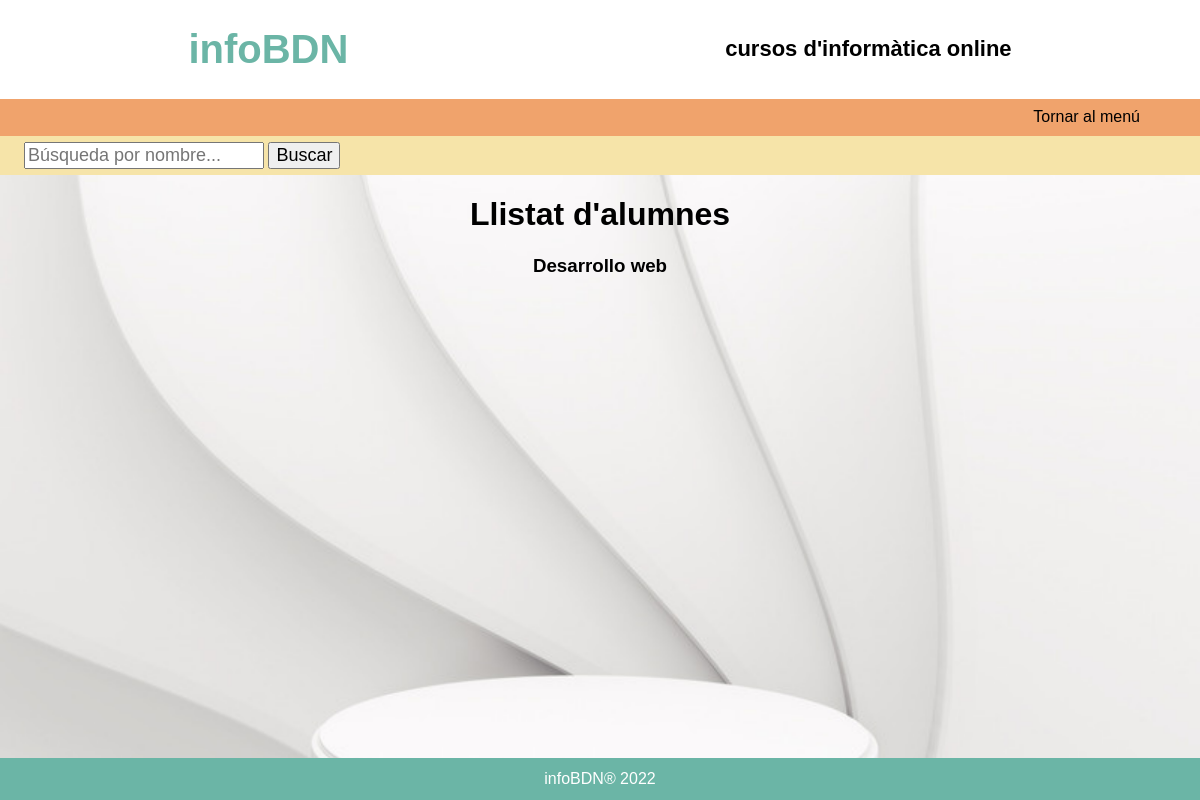
/LlistarAlumnes.php?id=Desarrollo web (signed in), run on an earlier commit of the app's database.
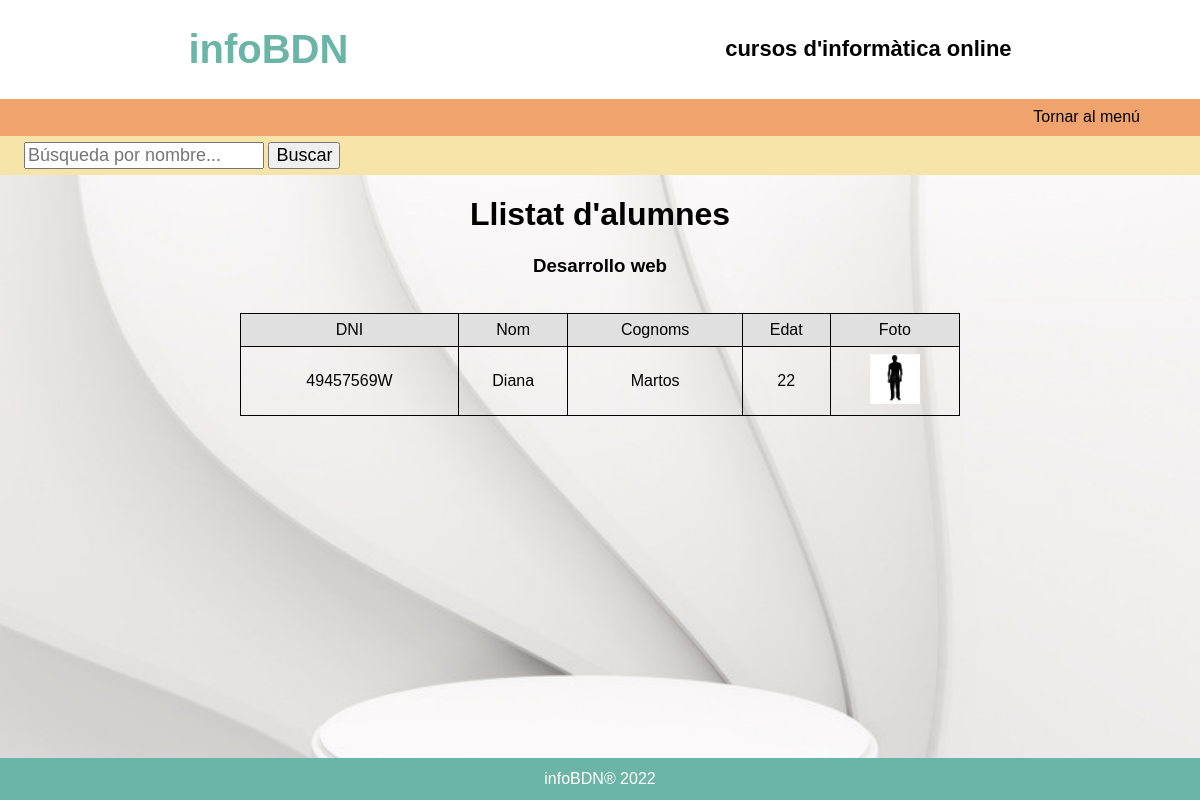
And on a later commit of the database.
### tables this page shows
CREATE TABLE `alumnes` (
  `EMAIL` varchar(20) NOT NULL,
  `DNI` varchar(20) NOT NULL,
  `PASSWORD` varchar(50) NOT NULL,
  `NOM` varchar(20) NOT NULL,
  `COGNOMS` varchar(20) NOT NULL,
  `EDAT` int(11) NOT NULL,
  `FOTO` varchar(50) NOT NULL
);

### LlistarAlumnes.php (the view, shortened to what this page needs)
<?php
    $conexion=bbdd();
?>
<!DOCTYPE html>
<html lang="en">
<head>
    <link rel="stylesheet" type="text/css" href="styles.css"/>
</head>
<body>
    <?php
        if(isset($_SESSION['profe'])){?>
            <header>
                <h1 class="logo">infoBDN</h1>
                <h6 class="slogan">cursos d'informàtica online</h6>
            </header>
            <nav>
                <a href="MenuProfe.php">Tornar al menú</a>
            </nav>
            <main class="bgprof">
                <section>
                    <form action="LlistarAlumnes.php" method="POST">
                        <input type="text" name="buscar" value="" placeholder="Búsqueda por nombre..." required>
                        <input type="submit" name="enviar" value="Buscar"/>
                    </form>
                </section>
                <h1 style=text-align:center;>Llistat d'alumnes</h1>
                <?php
                if ($_POST){
                    $name=$_POST['buscar'];
                    echo "<h3 style=text-align:center;>".$_SESSION['nomcurs']."</h3>";
                    $query="SELECT * FROM cursos WHERE nom='".$_SESSION['nomcurs']."' AND dniprofessor='".$_SESSION['profe']."'";
                    $consulta = mysqli_query($conexion, $query);
                    $registros=mysqli_num_rows($consulta);
                    for ($i=0;$i<$registros;$i++){
                        $filas=$consulta->fetch_assoc();
                        ?> <table class="tabla"> <?php
                        echo "<tr>";
                        echo "<td> DNI </td>";
                        echo "<td> Nom </td>";
                        echo "<td> Cognoms </td>";
                        echo "<td> Edat </td>";
                        echo "<td> Foto </td>";
                        echo "</tr>";
                        $query2="SELECT * FROM matricula WHERE codi='".$filas['CODI']."'";
                        $consulta2 = mysqli_query($conexion, $query2);
                        $registros2=mysqli_num_rows($consulta2);
                        for ($j=0;$j<$registros2;$j++){
                            $filas2=$consulta2->fetch_assoc();
                            $query3="SELECT * FROM alumnes WHERE dni='".$filas2['DNI_ALUMNE']."' AND nom LIKE '%$name%'";
                            $consulta3 = mysqli_query($conexion, $query3);
                            $registros3=mysqli_num_rows($consulta3);
                            for ($h=0;$h<$registros3;$h++){
                                $filas3=$consulta3->fetch_assoc();
                                echo "<tr>";
                                echo "<td>".$filas3['DNI']."</td>";
                                echo "<td>".$filas3['NOM']."</td>";
                                echo "<td>".$filas3['COGNOMS']."</td>";
                                echo "<td>".$filas3['EDAT']."</td>";
                                echo "<td><img src=imagenesalumno/".$filas3['FOTO']." height=50 width=50></td>";
                                echo "</tr>";
                            }
                        }
                        echo "</table>";
                    }
                }
                else{
                    $nomcurs=$_GET['id'];
                    echo "<h3 style=text-align:center;>".$nomcurs."</h3>";
                    $query="SELECT * FROM cursos WHERE nom='$nomcurs' AND dniprofessor='".$_SESSION['profe']."'";
                    $consulta = mysqli_query($conexion, $query);
                    $registros=mysqli_num_rows($consulta);
                    for ($i=0;$i<$registros;$i++){
                        $filas=$consulta->fetch_assoc();
                        ?> <table class="tabla"> <?php
                        echo "<tr>";
                        echo "<td> DNI </td>";
                        echo "<td> Nom </td>";
                        echo "<td> Cognoms </td>";
                        echo "<td> Edat </td>";
                        echo "<td> Foto </td>";
                        echo "</tr>";
                        $query2="SELECT * FROM matricula WHERE codi='".$filas['CODI']."'";
                        $consulta2 = mysqli_query($conexion, $query2);
                        $registros2=mysqli_num_rows($consulta2);
                        for ($j=0;$j<$registros2;$j++){
                            $filas2=$consulta2->fetch_assoc();
                            $query3="SELECT * FROM alumnes WHERE dni='".$filas2['DNI_ALUMNE']."'";
                            $consulta3 = mysqli_query($conexion, $query3);
                            $registros3=mysqli_num_rows($consulta3);
                            for ($h=0;$h<$registros3;$h++){
                                $filas3=$consulta3->fetch_assoc();
                                echo "<tr>";
                                echo "<td>".$filas3['DNI']."</td>";
                                echo "<td>".$filas3['NOM']."</td>";
                                echo "<td>".$filas3['COGNOMS']."</td>";
                                echo "<td>".$filas3['EDAT']."</td>";
                                echo "<td><img src=imagenesalumno/".$filas3['FOTO']." height=50 width=50></td>";
                                echo "</tr>";
                            }
                        }
                        echo "</table>";
                    }
                }
                ?>
            </main>
            <footer>
                <p>infoBDN® 2022</p>
            </footer>
        <?php }
        else{
            ?>
            <META HTTP-EQUIV="REFRESH" CONTENT="0;URL=LogIn.php">
            <?php
        }
    ?>
</body>
</html>

### styles.css (style rules this page uses)
html { height:100%; }
body { margin:0; display: flex; flex-direction: column; height: 100%; font-family: 'Trebuchet MS', 'Lucida Sans Unicode', 'Lucida Grande', 'Lucida Sans', Arial, sans-serif; }
header { display: flex; justify-content: space-around; align-items: center; }
.logo { color:#6BB5A6;font-size: 40px; }
.slogan { font-size:22px;margin:0; }
footer { display: flex; justify-content: center; position: relative; width:100%; bottom: 0; background-color:#6BB5A6; }
footer p { margin:1% 5%;color:#ffffff; }
nav { display:flex; justify-content: right; padding:0.8% 0; background-color: #F0A36C; }
nav a { margin-right:5%;text-decoration: none;color:black; }
.formlogin p, input { font-size:18px; }
main { height:100%; }
section { padding-bottom:0.5%; padding-top:0.5%; background-color: #f6e4a9; }
section form { margin-left:2%; }
.tabla { border-collapse: collapse; align-items: center; justify-content: center; text-align: center; width:60%; margin:auto; margin-top:3%; }
.tabla tr,.tabla td { text-align: center; border:1px solid black; padding-top:1%; padding-bottom:1%; }
.tabla tr:nth-child(2n+1) { background-color: rgb(225, 224, 224,2); }
.bgprof { background-image: url(img/bgGest.png); background-size: cover; }

What changed in the data, as far as the page shows it:
added alumnes: DNI "49457569W", NOM "Diana", COGNOMS "Martos", EDAT "22", FOTO (picture)
Also different on the page:
new list line: "DNI Nom Cognoms Edat Foto"
